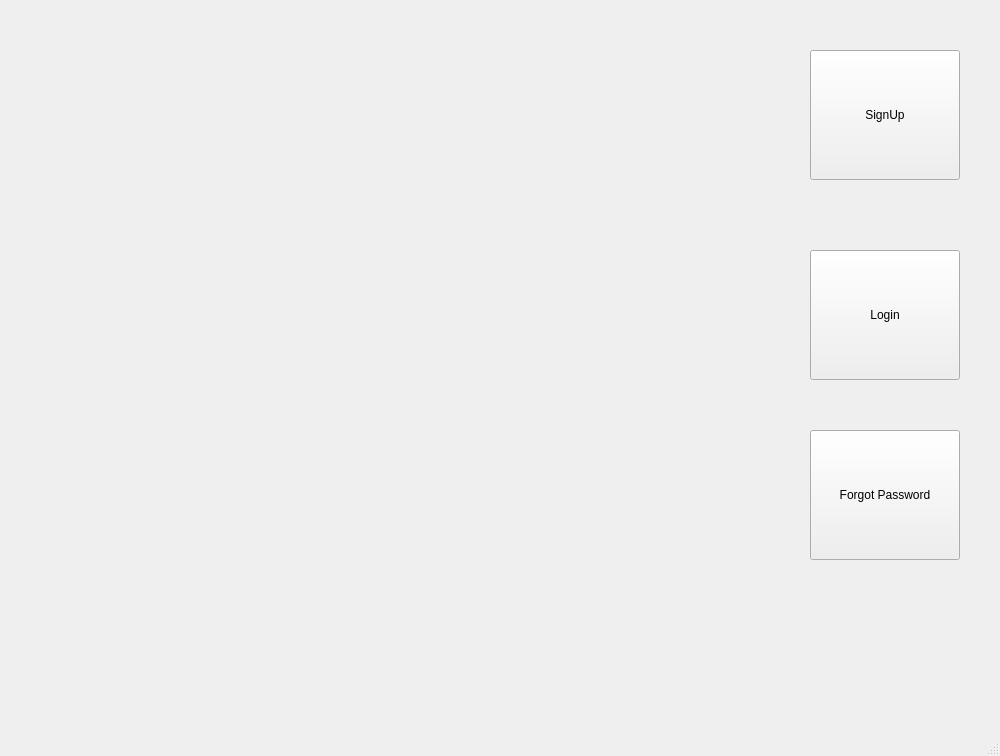
<?xml version="1.0" encoding="UTF-8"?>
<ui version="4.0">
 <class>MainWindow</class>
 <widget class="QMainWindow" name="MainWindow">
  <property name="geometry">
   <rect>
    <x>0</x>
    <y>0</y>
    <width>1000</width>
    <height>756</height>
   </rect>
  </property>
  <property name="maximumSize">
   <size>
    <width>1000</width>
    <height>800</height>
   </size>
  </property>
  <property name="sizeIncrement">
   <size>
    <width>0</width>
    <height>0</height>
   </size>
  </property>
  <property name="windowTitle">
   <string>RegistrationPageHome</string>
  </property>
  <widget class="QWidget" name="centralwidget">
   <widget class="QPushButton" name="pushButton">
    <property name="geometry">
     <rect>
      <x>810</x>
      <y>50</y>
      <width>150</width>
      <height>130</height>
     </rect>
    </property>
    <property name="text">
     <string>SignUp</string>
    </property>
   </widget>
   <widget class="QPushButton" name="pushButton_2">
    <property name="geometry">
     <rect>
      <x>810</x>
      <y>250</y>
      <width>150</width>
      <height>130</height>
     </rect>
    </property>
    <property name="text">
     <string>Login</string>
    </property>
   </widget>
   <widget class="QPushButton" name="pushButton_3">
    <property name="geometry">
     <rect>
      <x>810</x>
      <y>430</y>
      <width>150</width>
      <height>130</height>
     </rect>
    </property>
    <property name="text">
     <string>Forgot Password</string>
    </property>
   </widget>
  </widget>
  <widget class="QMenuBar" name="menubar">
   <property name="geometry">
    <rect>
     <x>0</x>
     <y>0</y>
     <width>1000</width>
     <height>25</height>
    </rect>
   </property>
  </widget>
  <widget class="QStatusBar" name="statusbar"/>
 </widget>
 <resources/>
 <connections/>
</ui>
